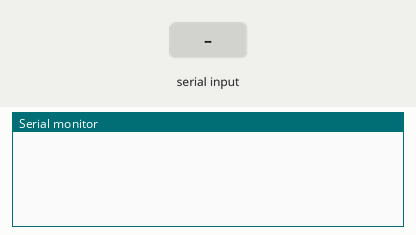
Recording of a sketch running on a simulated Arduino Uno, built with avr-gcc and run on an emulated ATmega328P. Shown: the last lines printed to the serial monitor. The test bench sets the inputs (shaded band).

Above: at 1.2 s.
1.3 s: "Hola\n" received over Serial
At 2.5 s:
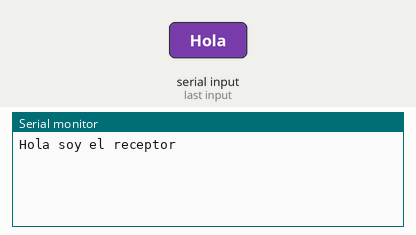
2.8 s: "Adios\n" received over Serial
At 3.8 s:
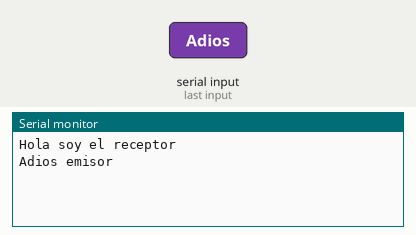

Measured:
- after the input at 1.3 s, the serial monitor: prints a new line at once (image 1)
- after the input at 2.8 s, the serial monitor: prints a new line at once (image 2)

The sketch:

Receptor.ino
```cpp
//Receptor

String mensajeRecibido;
bool mensajeCompleto = false;

void setup() {
  Serial.begin(9600);
}

void loop() {
  while(Serial.available()>0){
    char caracter = Serial.read();
    if( caracter == '\n'){
      mensajeCompleto= true;
    }else{
      mensajeRecibido += caracter;
    }
  }

  if(mensajeCompleto){
    if(mensajeRecibido == "Hola"){
      Serial.println("Hola soy el receptor");
    }else
    if(mensajeRecibido == "Adios"){
      Serial.println("Adios emisor");
    }
    mensajeRecibido = "";
    mensajeCompleto = false;
  }
}
```
